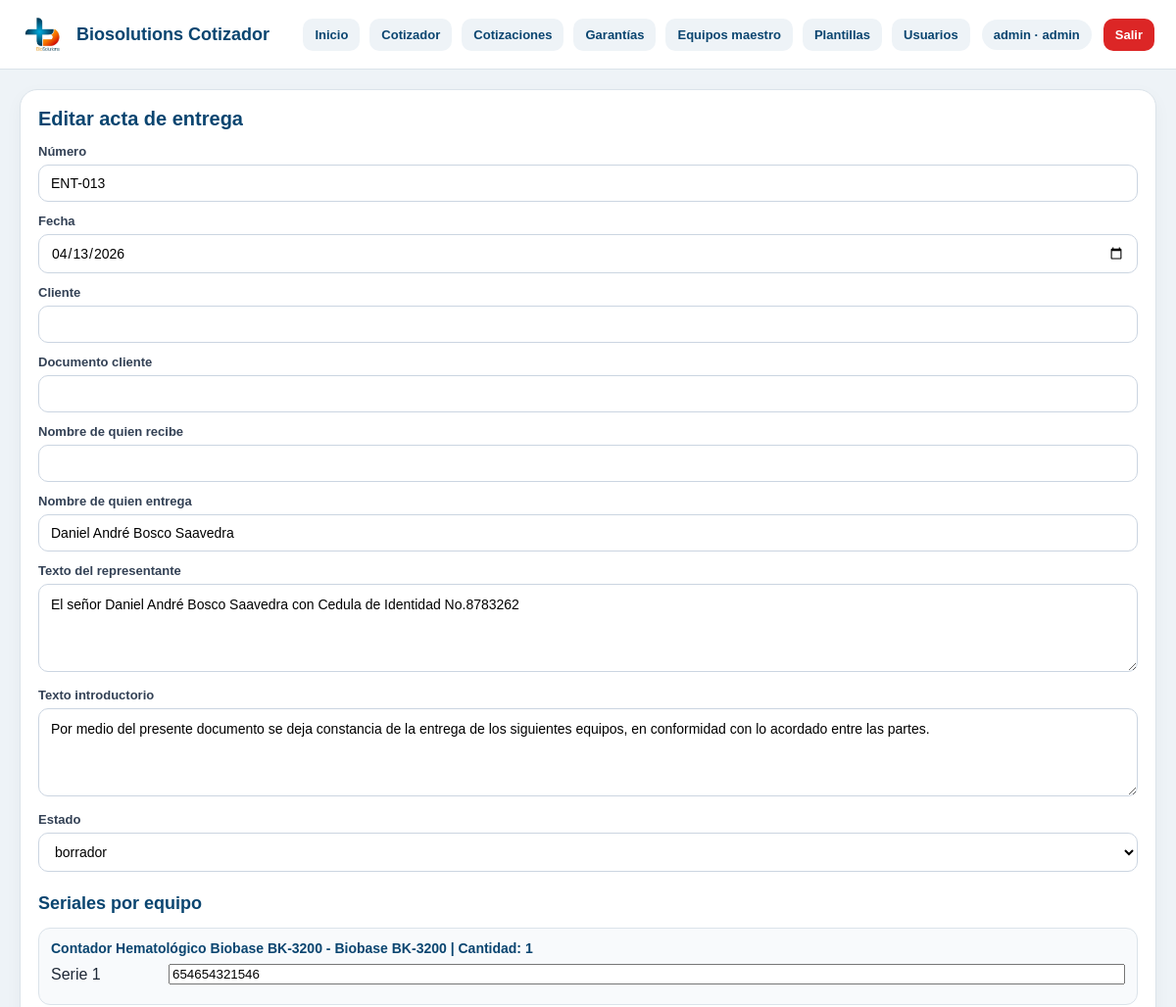
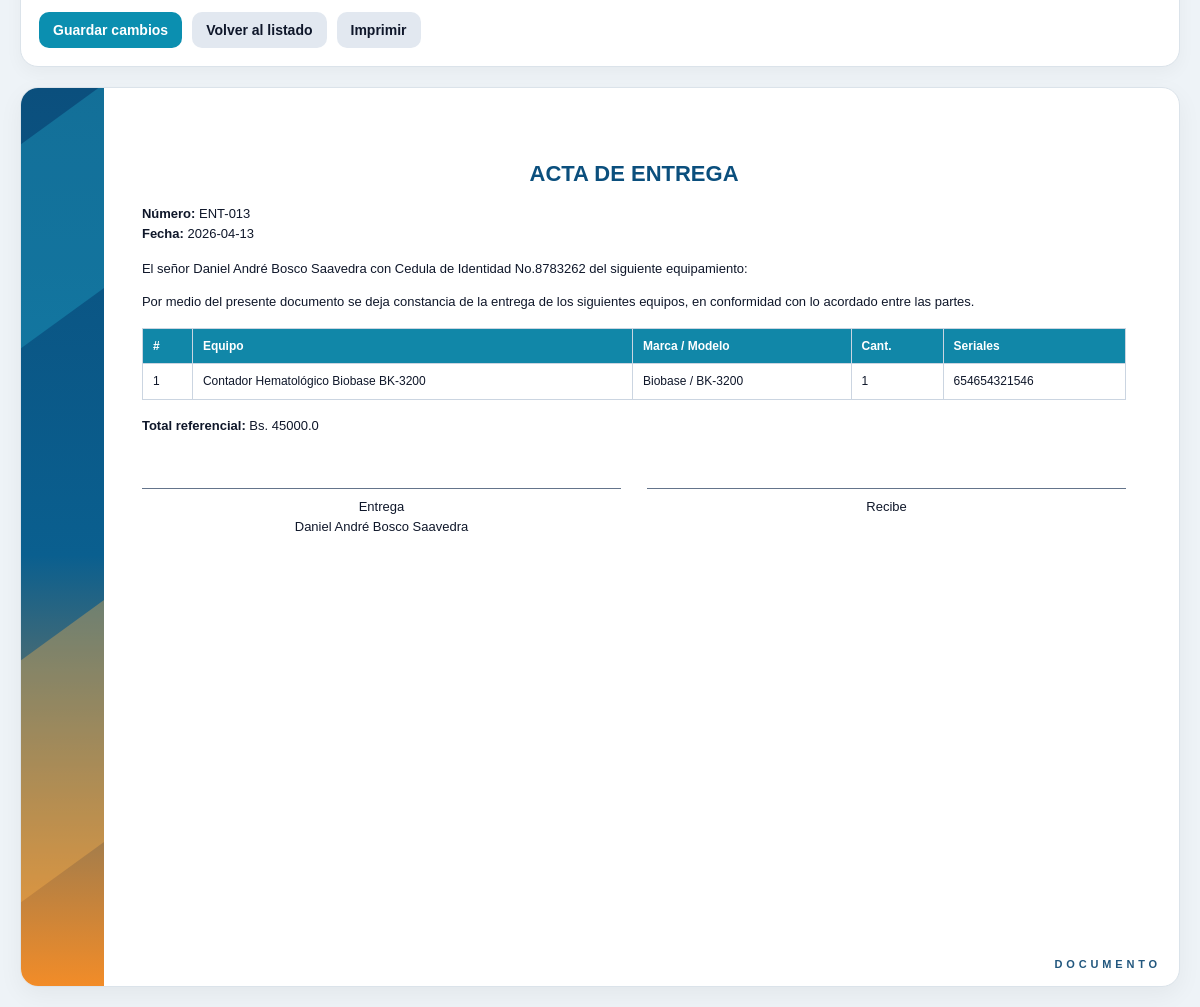
/entregas/13 (signed in), run on the app's committed database (2 pictures, top to bottom).
### tables this page shows
CREATE TABLE usuarios (
    id INTEGER PRIMARY KEY AUTOINCREMENT,
    username TEXT NOT NULL UNIQUE,
    password_hash TEXT NOT NULL,
    nombre TEXT,
    rol TEXT NOT NULL DEFAULT 'editor',
    activo INTEGER NOT NULL DEFAULT 1,
    creado_en TEXT NOT NULL DEFAULT CURRENT_TIMESTAMP
);

CREATE TABLE entregas (
            id INTEGER PRIMARY KEY AUTOINCREMENT,
            cotizacion_id INTEGER NOT NULL,
            numero_entrega TEXT,
            fecha_entrega TEXT,
            cliente_nombre TEXT,
            cliente_documento TEXT,
            recibe_nombre TEXT,
            entrega_nombre TEXT,
            entrega_documento_texto TEXT,
            texto_intro TEXT,
            total REAL DEFAULT 0,
            payload_json TEXT,
            estado TEXT DEFAULT 'borrador',
            creado_por_user_id INTEGER,
            actualizado_por_user_id INTEGER,
            creado_en TEXT DEFAULT CURRENT_TIMESTAMP,
            actualizado_en TEXT DEFAULT CURRENT_TIMESTAMP
        );

### app.py (the view)
@app.route("/entregas/<int:entrega_id>")
@login_required
def entrega_detail_page(entrega_id):
    conn = get_db_connection()
    ensure_auth_schema(conn)
    entrega_row, entrega_payload = load_entrega_payload(conn, entrega_id)
    conn.close()
    if not entrega_row:
        flash("Acta de entrega no encontrada.", "error")
        return redirect(url_for("entregas_page"))
    return render_template(
        "entrega_detail.html",
        entrega=entrega_row,
        entrega_payload=entrega_payload,
        active_page="entregas"
    )

### app.py (called while the page is built)
def get_db_connection():
    conn = sqlite3.connect(DB_PATH, timeout=10)
    conn.row_factory = sqlite3.Row
    return conn

def ensure_payload_json_column(conn):
    columns = conn.execute("PRAGMA table_info(cotizaciones)").fetchall()
    column_names = [col["name"] for col in columns]
    if "payload_json" not in column_names:
        conn.execute("ALTER TABLE cotizaciones ADD COLUMN payload_json TEXT")
        conn.commit()

def ensure_users_table(conn):
    conn.execute("""
        CREATE TABLE IF NOT EXISTS usuarios (
            id INTEGER PRIMARY KEY AUTOINCREMENT,
            username TEXT NOT NULL UNIQUE,
            password_hash TEXT NOT NULL,
            nombre TEXT,
            rol TEXT NOT NULL DEFAULT 'editor',
            activo INTEGER NOT NULL DEFAULT 1,
            creado_en TEXT NOT NULL DEFAULT CURRENT_TIMESTAMP
        )
    """)
    conn.commit()

def ensure_cotizacion_documental_column(conn):
    columns = conn.execute("PRAGMA table_info(cotizaciones)").fetchall()
    column_names = [col["name"] for col in columns]
    if "estado_documental" not in column_names:
        conn.execute("ALTER TABLE cotizaciones ADD COLUMN estado_documental TEXT DEFAULT 'borrador'")
        conn.commit()

def ensure_cotizaciones_audit_columns(conn):
    columns = conn.execute("PRAGMA table_info(cotizaciones)").fetchall()
    column_names = [col["name"] for col in columns]
    if "creado_por_user_id" not in column_names:
        conn.execute("ALTER TABLE cotizaciones ADD COLUMN creado_por_user_id INTEGER")
    if "actualizado_por_user_id" not in column_names:
        conn.execute("ALTER TABLE cotizaciones ADD COLUMN actualizado_por_user_id INTEGER")
    if "creado_en" not in column_names:
        conn.execute("ALTER TABLE cotizaciones ADD COLUMN creado_en TEXT")
    if "actualizado_en" not in column_names:
        conn.execute("ALTER TABLE cotizaciones ADD COLUMN actualizado_en TEXT")
    conn.commit()

def ensure_documentos_schema(conn):
    ensure_payload_json_column(conn)
    ensure_cotizaciones_audit_columns(conn)
    ensure_cotizacion_documental_column(conn)
    ensure_entregas_table(conn)
    ensure_garantias_table(conn)

def ensure_auth_schema(conn):
    ensure_users_table(conn)
    ensure_documentos_schema(conn)

def login_required(view_func):
    @wraps(view_func)
    def wrapper(*args, **kwargs):
        if not session.get("user_id"):
            return redirect(url_for("login", next=request.path))
        return view_func(*args, **kwargs)
    return wrapper

### templates/entrega_detail.html (shortened to what this page needs)
{% extends "base.html" %}
{% block content %}
<div class="page-grid">
  <section class="page-card">
    <h2>Editar acta de entrega</h2>
    <form method="post" action="{{ url_for('guardar_entrega', entrega_id=entrega['id']) }}">
      <div class="field">
        <label for="number">Número</label>
        <input type="text" id="number" name="number" value="{{ entrega_payload['document']['number'] or '' }}">
      </div>
      <div class="field">
        <label for="date">Fecha</label>
        <input type="date" id="date" name="date" value="{{ entrega_payload['document']['date'] or '' }}">
      </div>
      <div class="field">
        <label for="client">Cliente</label>
        <input type="text" id="client" name="client" value="{{ entrega_payload['document']['client'] or '' }}">
      </div>
      <div class="field">
        <label for="clientDocument">Documento cliente</label>
        <input type="text" id="clientDocument" name="clientDocument" value="{{ entrega_payload['document']['clientDocument'] or '' }}">
      </div>
      <div class="field">
        <label for="receivesName">Nombre de quien recibe</label>
        <input type="text" id="receivesName" name="receivesName" value="{{ entrega_payload['document']['receivesName'] or '' }}">
      </div>
      <div class="field">
        <label for="deliversName">Nombre de quien entrega</label>
        <input type="text" id="deliversName" name="deliversName" value="{{ entrega_payload['document']['deliversName'] or '' }}">
      </div>
      <div class="field">
        <label for="delivererText">Texto del representante</label>
        <textarea id="delivererText" name="delivererText">{{ entrega_payload['document']['delivererText'] or '' }}</textarea>
      </div>
      <div class="field">
        <label for="introText">Texto introductorio</label>
        <textarea id="introText" name="introText">{{ entrega_payload['document']['introText'] or '' }}</textarea>
      </div>
      <div class="field">
        <label for="estado">Estado</label>
        <select id="estado" name="estado">
          <option value="borrador" {% if (entrega['estado'] or 'borrador') == 'borrador' %}selected{% endif %}>borrador</option>
        </select>
      </div>
      <h2 style="margin-top:22px; font-size:18px;">Seriales por equipo</h2>
      {% for item in entrega_payload['items'] %}
        <div class="serial-block">
          <strong>
            {{ item['title'] or 'Equipo' }}
            {% if item['brand'] %} - {{ item['brand'] }}{% endif %}
            {% if item['model'] %} {{ item['model'] }}{% endif %}
            | Cantidad: {{ item['quantity'] or 1 }}
          </strong>
          {% for serial in item['serials'] %}
            <div class="serial-row">
              <span>Serie {{ loop.index }}</span>
              <input type="text" name="serials[]" value="{{ serial or '' }}">
            </div>
          {% endfor %}
        </div>
      {% endfor %}
      <div class="inline-actions">
        {% if current_role in ['admin', 'editor'] %}
          <button type="submit" class="btn">Guardar cambios</button>
        {% endif %}
        <a href="{{ url_for('entregas_page') }}" class="btn-light">Volver al listado</a>
        <button type="button" class="btn-light" onclick="window.print()">Imprimir</button>
      </div>
    </form>
  </section>
  <section class="doc-preview">
    <div class="doc-left"></div>
    <div class="doc-content">
      <div class="doc-title">Acta de Entrega</div>
      <div class="doc-meta">
        <strong>Número:</strong> {{ entrega_payload['document']['number'] or '' }}<br>
        <strong>Fecha:</strong> {{ entrega_payload['document']['date'] or '' }}
      </div>
      <p>
        {{ entrega_payload['document']['delivererText'] or '' }}
        del siguiente equipamiento:
      </p>
      <p>{{ entrega_payload['document']['introText'] or '' }}</p>
      <table class="doc-table">
        <thead>
          <tr>
            <th>#</th>
            <th>Equipo</th>
            <th>Marca / Modelo</th>
            <th>Cant.</th>
            <th>Seriales</th>
          </tr>
        </thead>
        <tbody>
          {% for item in entrega_payload['items'] %}
            <tr>
              <td>{{ loop.index }}</td>
              <td>{{ item['title'] or '' }}</td>
              <td>
                {% if item['brand'] %}{{ item['brand'] }}{% endif %}
                {% if item['model'] %} / {{ item['model'] }}{% endif %}
              </td>
              <td>{{ item['quantity'] or 1 }}</td>
              <td>
                {% for serial in item['serials'] %}
                  {% if serial %}{{ serial }}{% else %}—{% endif %}{% if not loop.last %}<br>{% endif %}
                {% endfor %}
              </td>
            </tr>
          {% endfor %}
        </tbody>
      </table>
      <p><strong>Total referencial:</strong> Bs. {{ entrega_payload['totals']['grandTotal'] or 0 }}</p>
      <div class="doc-sign">
        <div class="doc-sign-box">
          <div class="doc-sign-line"></div>
          <div>Entrega</div>
          <div>{{ entrega_payload['document']['deliversName'] or '' }}</div>
        </div>
        <div class="doc-sign-box">
          <div class="doc-sign-line"></div>
          <div>Recibe</div>
        </div>
      </div>
    </div>
  </section>
</div>
{% endblock %}

### templates/base.html (shortened to what this page needs)
<!DOCTYPE html>
<html lang="es">
<head>
  <link rel="stylesheet" href="{{ url_for('static', filename='styles.css') }}?v=7" />
</head>
<body>
  <header class="topbar">
    <div class="topbar-left">
      <img src="{{ url_for('static', filename='logo_biosolutions.png') }}" alt="BioSolutions" class="topbar-logo">
      <div class="topbar-title">Biosolutions Cotizador</div>
    </div>
    <div class="topbar-right">
      <nav class="nav-links">
        <a href="{{ url_for('dashboard') }}" class="{% if active_page == 'inicio' %}active{% endif %}">Inicio</a>
         {% if current_role in ['admin', 'editor', 'visor'] %}
          <a href="{{ url_for('cotizador') }}" class="{% if active_page == 'cotizador' %}active{% endif %}">Cotizador</a>
          <a href="{{ url_for('cotizaciones_page') }}" class="{% if active_page == 'cotizaciones' %}active{% endif %}">Cotizaciones</a>
          <a href="{{ url_for('garantias_page') }}" class="{% if active_page == 'garantias' %}active{% endif %}">Garantías</a>
        {% endif %}
        {% if current_role in ['admin', 'editor', 'visor'] %}
          <a href="{{ url_for('equipos_page') }}" class="{% if active_page == 'equipos' %}active{% endif %}">Equipos maestro</a>
          <a href="{{ url_for('plantillas_page') }}" class="{% if active_page == 'plantillas' %}active{% endif %}">Plantillas</a>
        {% endif %}
        {% if current_role == 'admin' %}
          <a href="{{ url_for('usuarios_page') }}" class="{% if active_page == 'usuarios' %}active{% endif %}">Usuarios</a>
        {% endif %}
      </nav>
      {% if current_user %}
        <div class="user-chip">
          {{ current_user["username"] }} · {{ current_user["rol"] }}
        </div>
        <a href="{{ url_for('logout') }}" class="logout-link">Salir</a>
      {% endif %}
    </div>
  </header>
  <main class="page-shell">
    {% block content %}{% endblock %}
  </main>
</body>
</html>

### static/styles.css (style rules this page uses)
:root { --primary:#0b8fb0; --primary-dark:#0a4570; --accent:#f47c20; --text:#1f2937; --muted:#6b7280; --line:#dbe3ea; --soft:#f7fafc; --panel:#ffffff; --bg:#eef3f7; --danger:#dc2626; }
* { box-sizing:border-box }
body { margin:0; font-family:Arial, Helvetica, sans-serif; background:var(--bg); color:var(--text); }
.inline-actions { display:flex; gap:8px; }
.field { margin-bottom:10px; }
.field label { display:block; margin-bottom:6px; font-size:12px; color:#475569; font-weight:700; }
.field input, .field textarea { width:100%; padding:10px 11px; border:1px solid #cbd5e1; border-radius:10px; font-size:13px; font-family:inherit; background:#fff; }
.field textarea { min-height:80px; resize:vertical; line-height:1.5; }
.btn { border:none; border-radius:10px; padding:10px 12px; font-size:13px; font-weight:700; cursor:pointer; }
.doc-title { margin:6px 0 4px; font-size:18px; line-height:1.1; color:#0f172a; }

### templates/base.html (style rules this page uses)
.topbar { display:flex; justify-content:space-between; align-items:center; gap:16px; padding:14px 22px; background:#fff; border-bottom:1px solid #dbe3ea; position:sticky; top:0; z-index:20; }
.topbar-left { display:flex; align-items:center; gap:14px; }
.topbar-logo { height:42px; width:auto; display:block; }
.topbar-title { font-size:18px; font-weight:800; color:#0a4570; }
.nav-links { display:flex; flex-wrap:wrap; gap:10px; }
.nav-links a { text-decoration:none; padding:9px 12px; border-radius:10px; background:#eef3f7; color:#0a4570; font-weight:700; font-size:13px; }
.topbar-right { display:flex; align-items:center; gap:12px; flex-wrap:wrap; }
.user-chip { display:inline-flex; align-items:center; gap:8px; background:#eef3f7; color:#0a4570; border-radius:999px; padding:8px 12px; font-size:13px; font-weight:700; }
.logout-link { text-decoration:none; background:#dc2626; color:#fff; padding:9px 12px; border-radius:10px; font-size:13px; font-weight:700; }
.page-shell { padding:20px; }

### data on the page
usuarios: username "admin", rol "admin"
entregas: estado "borrador", numero_entrega "ENT-013", entrega_documento_texto "El señor Daniel André Bosco Saavedra con Cedula de Identidad No.8783262", texto_intro "Por medio del presente documento se deja constancia de la entrega de los siguientes equipos, en conformidad con lo acordado entre las partes.", entrega_nombre "Daniel André Bosco Saavedra"

### other printed values
{{ item['title'] or 'Equipo' }} "Contador Hematológico Biobase BK-3200"
{{ item['brand'] }} "Biobase"
{{ item['model'] }} "BK-3200"
{{ item['quantity'] or 1 }} "1"
{{ entrega_payload['document']['date'] or '' }} "2026-04-13"
{{ item['title'] or '' }} "Contador Hematológico Biobase BK-3200"
{{ serial }} "654654321546"
{{ entrega_payload['totals']['grandTotal'] or 0 }} "45000.0"
